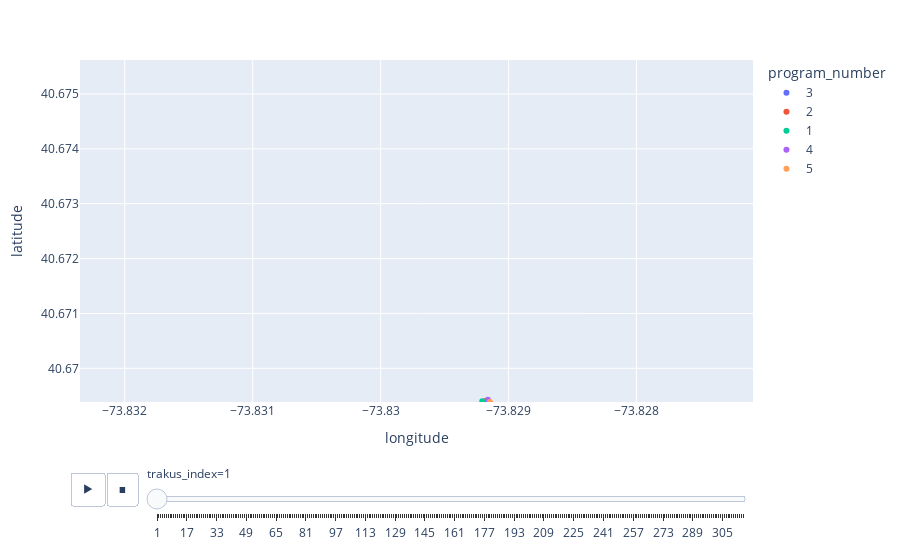

This figure's notebook cell:
### Markdown cell above
Racing visualization

### Code cell
race_1.get_animated_race(race_1_data)
